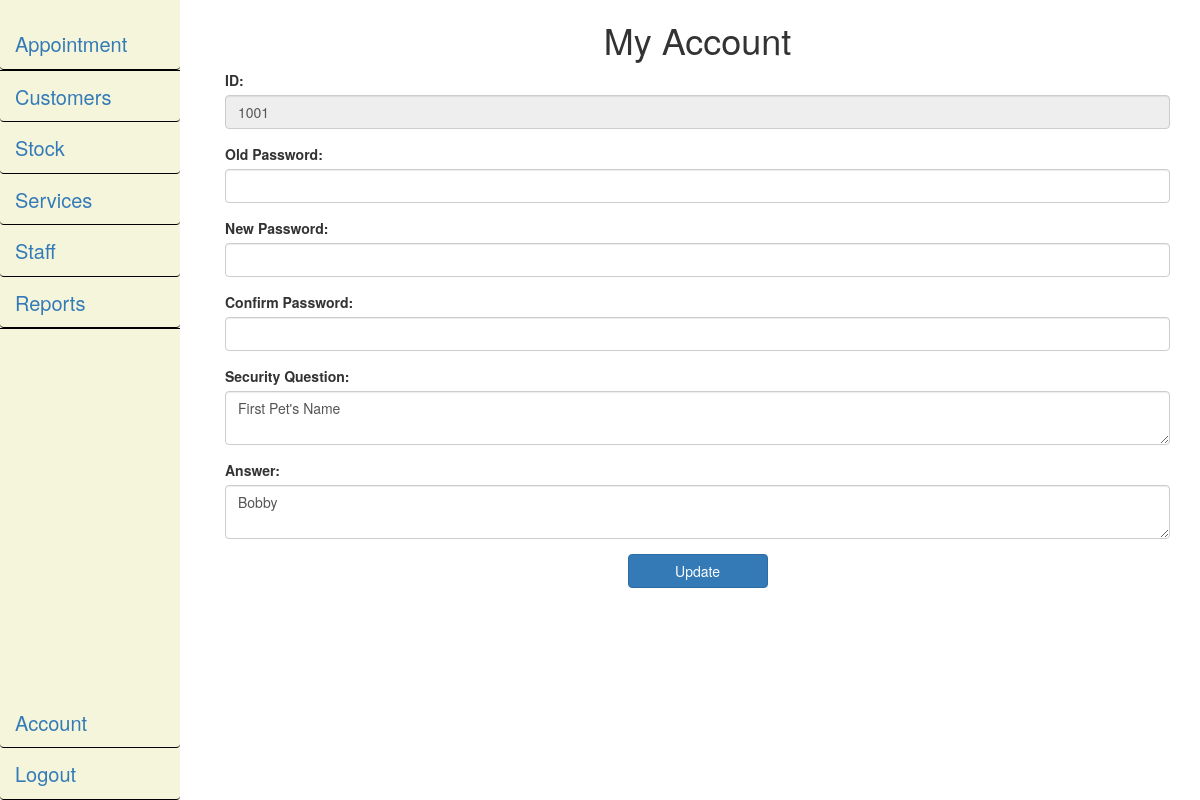
/user_module_account_setting.php (signed in), run on the app's committed database.
### tables this page shows
CREATE TABLE `staff` (
  `staffID` int(11) NOT NULL,
  `staffName` varchar(40) NOT NULL,
  `staffDoB` date DEFAULT NULL,
  `staffGender` char(1) DEFAULT NULL,
  `staffPhone` varchar(11) DEFAULT NULL,
  `staffEmail` varchar(40) DEFAULT NULL,
  `staffRole` varchar(20) NOT NULL,
  `staffAddress` varchar(250) DEFAULT NULL
);

CREATE TABLE `user` (
  `userID` int(11) NOT NULL,
  `userPass` varchar(255) NOT NULL,
  `secQuestion` varchar(250) DEFAULT NULL,
  `secAnswer` varchar(250) DEFAULT NULL
);

### session_check.php (called while the page is built, shortened)
<?php
include 'dbconnect.php';
$user = $_SESSION['loggedUser'];
$sql = mysqli_query($connect, "SELECT * FROM staff WHERE staffID = '$user'");
$row = mysqli_fetch_array($sql,MYSQLI_ASSOC);
$loggedUser = $row['staffID'];
?>

### user_module_account_setting.php (the view, shortened to what this page needs)
<!DOCTYPE html>
<html lang="en">
<?php
include "session_check.php";
?>
<head>
    <link href="css/bootstrap.min.css" rel="stylesheet" />
	<link href="css/nav_style.css" rel="stylesheet"/>
</head>
<body>
    <div class="container">
        <div class="row">
            <div class="col-md-2">
                <div class="sideNav">
		    <?php
                        include "navigation.php";
                    ?>
                </div>
            </div>
            <div class="col-md-10">
<?php
if($_SERVER["REQUEST_METHOD"] == "POST")
{
    $sql = "SELECT * FROM user WHERE userID = " . $loggedUser;
    if (mysqli_query($connect, $sql))
    {
        $results = mysqli_query($connect, $sql);
        $row = mysqli_fetch_array($results);
        $SQ = $row['secQuestion'];
        $SA = $row['secAnswer'];
        $storedPWS = $row['userPass'];
        mysqli_free_result($results);
        $userSQ = $userSA = $message = "";
        $hasError = false;
        $hasNewPws = $hasNewSQ = $hasNewSA = false;
        $input_OPWS = $_POST["userOPWS"];
        $input_PWS = $_POST["userPWS"];
        $input_CPWS = $_POST["userCPWS"];
        if(!(empty($input_PWS)))
        {
            $pws_hash = password_hash($input_PWS, PASSWORD_DEFAULT);
            if(password_verify($input_OPWS, $storedPWS))
            {
                if($input_PWS != $input_CPWS)
                {
                    $cpws_error = "Entered new password does not match re-entered password.";
                    $hasError = true;
                }
                else
                {
                    $hasNewPws = true;
                }
            }
            else
            {
                $opws_error = "Entered old password does not match current password.";
                $hasError = true;
            }
        }
        else
        {
            $hasNewPws = false;
        }
        $input_SQ = SanitizeData($_POST["userSQ"]);
        if(empty($input_SQ) || ($input_SQ == $SQ)){
            $hasNewSQ = false;
        }
        else
        {
            $hasNewSQ = true;
            $userSQ = MysqliEscape($connect, $input_SQ);
        }
        $input_SA = SanitizeData($_POST["userSA"]);
        if(empty($input_SA) || ($input_SA == $SA)){
            $hasNewSA = false;
        }
        else
        {
            $hasNewSA = true;
            $userSA = MysqliEscape($connect, $input_SA);
        }
        if(!($hasError))
        {
            if($hasNewPws && !($hasNewSQ) && !($hasNewSA))
            {
                $sql = "UPDATE user SET userPass = '$pws_hash' WHERE userID = " . $loggedUser;
            }
            else if($hasNewSQ && !($hasNewPws) && !($hasNewSA))
            {
                $sql = "UPDATE user SET secQuestion = '$userSQ' WHERE userID = " . $loggedUser;
            }
            else if($hasNewSA && !($hasNewPws) && !($hasNewSQ))
            {
                $sql = "UPDATE user SET secAnswer = '$userSA' WHERE userID = " . $loggedUser;
            }
            else if($hasNewPws && $hasNewSA && !($hasNewSQ))
            {
                $sql = "UPDATE user SET userPass = '$pws_hash', secAnswer = '$userSA' WHERE userID = " . $loggedUser;
            }
            else if($hasNewPws && $hasNewSQ && !($hasNewSA))
            {
                $sql = "UPDATE user SET userPass = '$pws_hash', secQuestion = '$userSQ' WHERE userID = " . $loggedUser;
            }
            else if($hasNewSA && $hasNewSQ && !($hasNewPws))
            {
                $sql = "UPDATE user SET secQuestion = '$userSQ', secAnswer = '$userSA' WHERE userID = " . $loggedUser;
            }
            else if($hasNewPws && $hasNewSQ && $hasNewSA)
            {
                $sql = "UPDATE user SET userPass = '$pws_hash', secQuestion = '$userSQ', secAnswer = '$userSA' WHERE userID = " . $loggedUser;
            }
            runQuery($connect, $sql);
        }
    }
    else
    {
       $server_comm_error = "Error: " . $sql . "</br>" . die(mysqli_error($connect));
    }
    mysqli_close($connect);
}
else
{
    $sql = "SELECT * FROM user WHERE userID = " . $loggedUser;
    if (mysqli_query($connect, $sql))
    {
        $results = mysqli_query($connect, $sql);
        $row = mysqli_fetch_array($results);
        $SQ = $row['secQuestion'];
        $SA = $row['secAnswer'];
    }
    else
    {
        $server_comm_error = "Error: " . $sql . "</br>" . die(mysqli_error($connect));
    }
}
?>
                <h1>My Account</h1>
                <form id="nform" name="nform" method="post" action="user_module_account_setting.php">
                    <div class="form-group">
                        <label for="userID">ID: </label>
                        <input type="text" disabled="disabled" class="form-control" id="userID" name="userID" value="<?php echo $loggedUser ?>"/>
                    </div>
                    <div class="form-group">
                        <label for="inputOPWS">Old Password: </label>
                        <input type="password" id="inputOPWS" class="form-control" name="userOPWS" maxlength="20"/>
                    </div>
                    <div class="form-group">
                        <label for="inputPWS">New Password: </label>
                        <input type="password" id="inputPWS" class="form-control" name="userPWS" maxlength="20"/>
                    </div>
                    <div class="form-group">
                        <label for="inputCPWS">Confirm Password: </label>
                        <input type="password" id="inputCPWS" class="form-control" name="userCPWS" maxlength="20"/>
                    </div>
                    <div class="form-group">
                        <label for="inputSQ">Security Question: </label>
                        <textarea id="inputSQ" name="userSQ" class="form-control" maxlength="250"><?php
                                if($_SERVER["REQUEST_METHOD"] == "POST")
                                    echo $_POST["userSQ"];
                                else
                                    echo $SQ; ?></textarea>
                    </div>
                    <div class="form-group">
                        <label for="userSA">Answer: </label>
                        <textarea id="inputSA" name="userSA" class="form-control" maxlength="250"><?php
                                if($_SERVER["REQUEST_METHOD"] == "POST")
                                    echo $_POST["userSA"];
                                else
                                    echo $SA; ?></textarea>
                    </div>
                    <div class="form-group text-center">
                        <button type="submit" class="btn btn-primary">Update</button>
                    </div>
                </form>
            </div>
        </div>
    </div>
</body>
</html>

### css/nav_style.css (style rules this page uses)
.sideNav { height: 100%; width: 15%; position: fixed; z-index: 1; top: 0; left: 0; padding-top: 20px; background: beige; }

### user_module_account_setting.php (style rules this page uses)
h1 { text-align: center; }
.btn { width: 10em; }

### data on the page
staff: userID "1001"
user: userSQ "First Pet's Name", userSA "Bobby"
